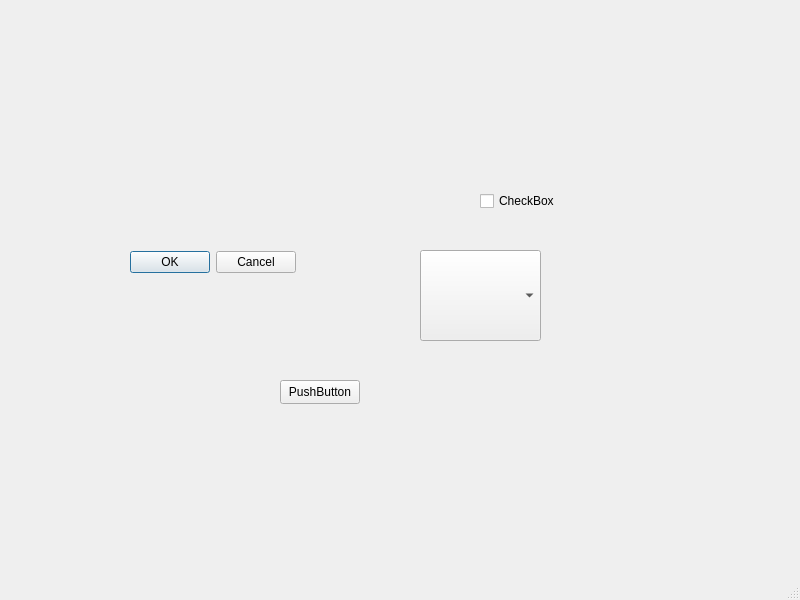
<?xml version="1.0" encoding="UTF-8"?>
<ui version="4.0">
 <class>MainWindow</class>
 <widget class="QMainWindow" name="MainWindow">
  <property name="geometry">
   <rect>
    <x>0</x>
    <y>0</y>
    <width>800</width>
    <height>600</height>
   </rect>
  </property>
  <property name="windowTitle">
   <string>MainWindow</string>
  </property>
  <widget class="QWidget" name="centralwidget">
   <widget class="QComboBox" name="comboBox">
    <property name="geometry">
     <rect>
      <x>420</x>
      <y>250</y>
      <width>121</width>
      <height>91</height>
     </rect>
    </property>
   </widget>
   <widget class="QPushButton" name="pushButton">
    <property name="geometry">
     <rect>
      <x>280</x>
      <y>380</y>
      <width>80</width>
      <height>24</height>
     </rect>
    </property>
    <property name="text">
     <string>PushButton</string>
    </property>
   </widget>
   <widget class="QDialogButtonBox" name="buttonBox">
    <property name="geometry">
     <rect>
      <x>130</x>
      <y>250</y>
      <width>166</width>
      <height>24</height>
     </rect>
    </property>
    <property name="standardButtons">
     <set>QDialogButtonBox::Cancel|QDialogButtonBox::Ok</set>
    </property>
   </widget>
   <widget class="QCheckBox" name="checkBox">
    <property name="geometry">
     <rect>
      <x>480</x>
      <y>190</y>
      <width>78</width>
      <height>22</height>
     </rect>
    </property>
    <property name="text">
     <string>CheckBox</string>
    </property>
   </widget>
  </widget>
  <widget class="QMenuBar" name="menubar">
   <property name="geometry">
    <rect>
     <x>0</x>
     <y>0</y>
     <width>800</width>
     <height>21</height>
    </rect>
   </property>
  </widget>
  <widget class="QStatusBar" name="statusbar"/>
 </widget>
 <resources/>
 <connections/>
</ui>
